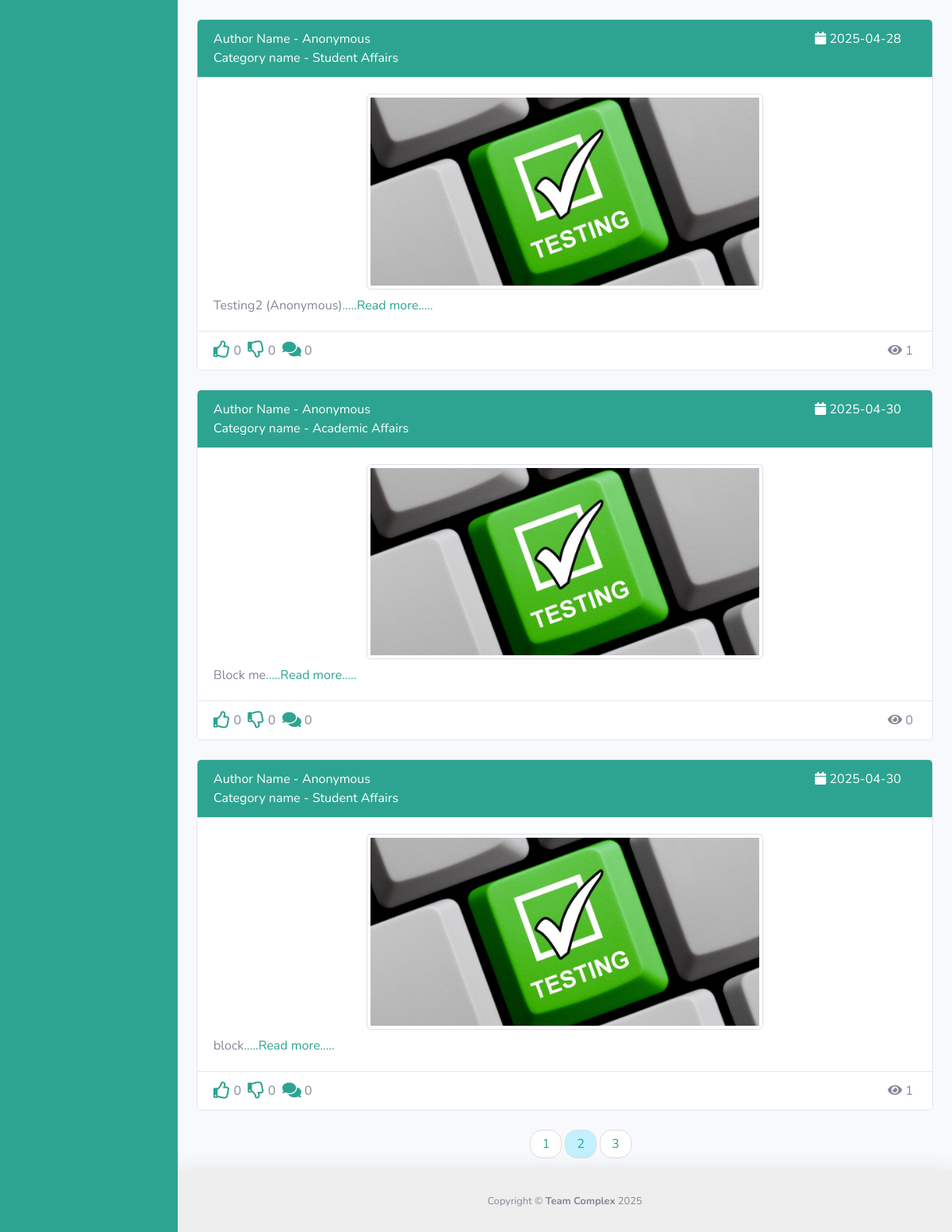
Page /admin/anonymous_ideas.php?page=2 (signed in, lower part) on the earlier database version.
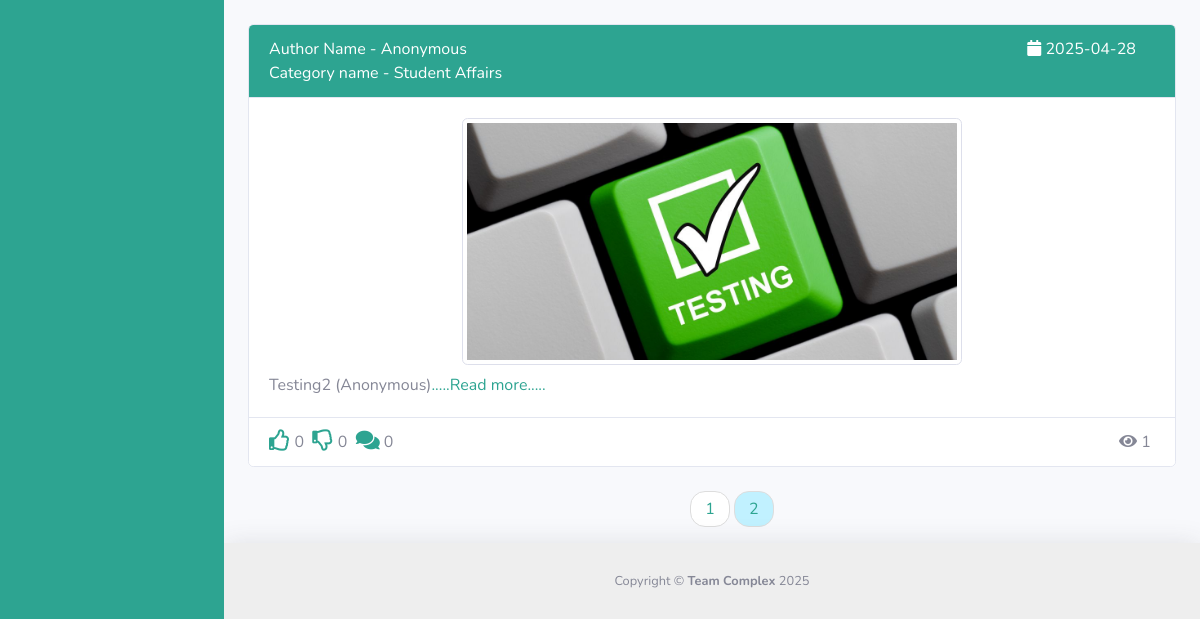
Same page on the later database version.
### tables this page shows
CREATE TABLE `ideas` (
  `idea_id` int NOT NULL AUTO_INCREMENT,
  `idea_checkbox` varchar(50) NOT NULL,
  `idea_content` text NOT NULL,
  `idea_attachment` varchar(255) NOT NULL,
  `user_id` int NOT NULL,
  `category_id` int NOT NULL,
  `academic_id` int NOT NULL,
  `idea_date` date NOT NULL,
  `idea_likes` int NOT NULL DEFAULT '0',
  `idea_dislikes` int NOT NULL DEFAULT '0',
  `idea_comment_count` int NOT NULL DEFAULT '0',
  `idea_view_count` int NOT NULL DEFAULT '0',
  `dept_id` int NOT NULL,
  PRIMARY KEY (`idea_id`),
  KEY `dept_id` (`dept_id`),
  KEY `academic_id` (`academic_id`),
  KEY `category_id` (`category_id`),
  KEY `user_id` (`user_id`),
  CONSTRAINT `ideas_ibfk_1` FOREIGN KEY (`dept_id`) REFERENCES `department` (`dept_id`) ON DELETE CASCADE ON UPDATE CASCADE,
  CONSTRAINT `ideas_ibfk_2` FOREIGN KEY (`academic_id`) REFERENCES `academic_year` (`academic_id`) ON DELETE CASCADE ON UPDATE CASCADE,
  CONSTRAINT `ideas_ibfk_3` FOREIGN KEY (`category_id`) REFERENCES `category` (`category_id`) ON DELETE CASCADE ON UPDATE CASCADE,
  CONSTRAINT `ideas_ibfk_4` FOREIGN KEY (`user_id`) REFERENCES `users` (`user_id`) ON DELETE CASCADE ON UPDATE CASCADE
);

CREATE TABLE `category` (
  `category_id` int NOT NULL AUTO_INCREMENT,
  `category_name` varchar(255) NOT NULL,
  PRIMARY KEY (`category_id`)
);

### admin/anonymous_ideas.php (the view, shortened to what this page needs)
<?php include "include/header.php"; ?>
<body id="page-top">
<div id="wrapper">
    <?php include "include/sidebar.php"; ?>
    <div id="content-wrapper" class="d-flex flex-column">
        <div id="content">
            <div class="container-fluid" >
                <div>
                    <?php
                    if (isset($_SESSION)){
                        $session_user_id  =  $_SESSION['user_id'];
                    }
                    ?>
                    <?php
                    $per_page  =  5;
                    if (isset($_GET['page'])) {
                        $page  =  $_GET['page'];
                    }
                    else{
                        $page = "";
                    }
                    if($page == "" || $page == 1){
                        $page_1= 0;
                    }
                    else{
                        $page_1=($page * $per_page) - $per_page;
                    }
                    $post_query_count =  "SELECT idea_id FROM ideas WHERE idea_checkbox='anonymous'";
                    $find_count       =  mysqli_query($connection, $post_query_count);
                    $count            =  mysqli_num_rows($find_count);
                    if($count < 1){
                        echo "<h1 class='text-center'>No Ideas available</h1>";
                    } else {
                        $count        =  ceil($count / $per_page);
                        $ideas_query  =  "SELECT * FROM ideas WHERE idea_checkbox='anonymous' LIMIT $page_1, $per_page";
                        $select_post  =  mysqli_query($connection, $ideas_query);
                        while ($row = mysqli_fetch_assoc($select_post)) {
                            $idea_id            =  $row['idea_id'];
                            $user_idea_id       =  $row['user_id'];
                            $idea_checkbox      =  $row['idea_checkbox'];
                            $idea_date          =  $row['idea_date'];
                            $idea_view_count    =  $row['idea_view_count'];
                            $idea_attachment    =  $row['idea_attachment'];
                            $idea_content       =  substr($row['idea_content'],0,100);
                            $idea_category_id   =  $row['category_id'];
                            $idea_likes         =  $row['idea_likes'];
                            $idea_dislikes      =  $row['idea_dislikes'];
                            $idea_comment_count =  $row['idea_comment_count'];
                            ?>
                            <div class="card">
                                <div class="card-header text-white" style="background-color: #2DA491;">
                                    <div class="row">
                                        <div class="col-lg-10 col-md-8 col-sm">
                                            <?php
                                            if ($idea_checkbox == 'anonymous') {
                                                echo " Author Name -" . " Anonymous";
                                            }
                                            else{
                                                $user_query  =  "SELECT * FROM users WHERE user_id = $user_idea_id";
                                                $select_user =  mysqli_query($connection, $user_query);
                                                while ($row = mysqli_fetch_assoc($select_user)) {
                                                    echo " Author Name -" . $username = $row['username'];
                                                }
                                            }
                                            ?>
                                        </div>
                                        <div class="col-lg-2 col-md-4 col-sm"><i class="fas fa-calendar"></i> <?php echo $idea_date; ?> </div>
                                    </div>
                                    <div class="row">
                                        <div class="col">
                                            <?php
                                            $category_query        =  "SELECT * FROM category WHERE category_id = $idea_category_id ";
                                            $select_category_query =  mysqli_query($connection, $category_query);
                                            while ($row = mysqli_fetch_assoc($select_category_query)) {
                                                echo "Category name - " . $row['category_name'];
                                            }
                                            ?>
                                        </div>
                                    </div>
                                </div>
                                <br>
                                <div class="card-body">
                                    <a href="show_idea_detail.php?i_id=<?php echo $idea_id; ?>">
                                        <?php
                                        if($idea_attachment == ""){
                                            echo "<center> <h4>Photo is not included</h4> </center>";
                                        }
                                        else { ?>
                                            <img  width="500px" height="400px" class="img-fluid img-thumbnail rounded mt-n4 mx-auto d-block" src="../images/<?php echo $idea_attachment ?>" alt="">
                                        <?php }
                                        ?>
                                    </a>
                                    <p class="card-text mt-2"> <?php echo $idea_content; ?><a href="show_idea_detail.php?i_id=<?php echo $idea_id; ?>">.....Read more.....</a> </p>
                                </div>
                                <div class="card-footer" style="background-color: #ffffff;">
                                    <?php
                                    $select_rating    =  mysqli_query($connection, "SELECT * FROM rating_info WHERE user_id = $session_user_id AND idea_id = $idea_id ");
                                    $rating_row       =  mysqli_fetch_array($select_rating);
                                    $rating_num_rows  =  mysqli_num_rows($select_rating);
                                    if ($rating_num_rows>0 && $rating_row['rating'] == 'Like')
                                    {?>
                                        <a class="like" href="" onclick="like_function('<?php echo $idea_id ?>') "><span class="fas fa-thumbs-up fa-lg"></span></a>
                                        <?php echo $idea_likes; ?>&nbsp;
                                        <a class="unlike" href="" onclick="unlike_function('<?php echo $idea_id ?>')"><span class="far fa-thumbs-down fa-lg"></span></a>
                                        <?php echo $idea_dislikes; ?>
                                        <?php
                                    }
                                    else
                                    {
                                        ?>
                                        <a class="like" href="" onclick="like_function('<?php echo $idea_id ?>') "><span class="far fa-thumbs-up fa-lg"></span></a>
                                        <?php echo $idea_likes; ?>&nbsp;
                                        <a class="unlike" href="" onclick="unlike_function('<?php echo $idea_id ?>')"><span class="far fa-thumbs-down fa-lg"></span></a>
                                        <?php echo $idea_dislikes; ?>
                                        <?php
                                    }
                                    ?>
                                    <a href="show_idea_detail.php?i_id=<?php echo $idea_id; ?>">
                                        &nbsp;<i class="fas fa-comments fa-lg"></i>
                                    </a>
                                    <?php echo $idea_comment_count ?>
                                    <div class="float-right">
                                        <i class="fas fa-eye"></i>&nbsp;<?php echo  $idea_view_count; ?>&nbsp;
                                    </div>
                                </div>
                            </div>
                            <br>
                            <?php
                        } }
                    ?>
                    <center>
                        <ul class="pager" >
                            <?php
                            for ($i=1; $i <= $count ; $i++) {
                                if($i == $page){
                                    echo "<li><a class='active_link' href='anonymous_ideas.php?page=$i'>$i</a></li> ";
                                }
                                else{
                                    echo "<li><a href='anonymous_ideas.php?page=$i'>$i</a></li> ";
                                }
                            }
                            ?>
                        </ul>
                    </center>
                </div>
            </div>
        </div>
        <?php include "include/footer.php"; ?>

### admin/include/header.php (shortened to what this page needs)
<!DOCTYPE html>
<html lang="en">
<head>
    <link href="../vendor/fontawesome-free/css/all.min.css" rel="stylesheet" type="text/css">
    <link href="../css/admin.min.css" rel="stylesheet">
</head>

### admin/include/sidebar.php (shortened to what this page needs)
<ul class="navbar-nav  sidebar sidebar-dark accordion" id="accordionSidebar" style="background-color: #2DA491;">
        </ul>

### admin/include/footer.php (shortened to what this page needs)
            <footer class="sticky-footer shadow" style="background-color: #EEEEEE;">
                <div class="container my-auto">
                    <div class="copyright text-center my-auto">
                        <span>Copyright &copy; <b>Team Complex</b> 2025</span>
                    </div>
                </div>
            </footer>
        </div>
    </div>
</body>
</html>

### admin/anonymous_ideas.php (style rules this page uses)
.pager li { display:inline }
.pager li>a, .pager li>span { display:inline-block;padding:5px 14px;background-color:#fff;border:1px solid #ddd;border-radius:15px }
.pager li .active_link { background: #C1F1FF !important; }

Differences in the rows shown:
removed ideas: idea_checkbox "Author Name -", idea_date "2025-04-30", idea_attachment (picture), idea_content "Block me", idea_likes "0", idea_dislikes "0", idea_comment_count "0", idea_view_count "0"
no longer on this page (row unchanged): category: category_name "Academic Affairs", shown under "2025-04-30"
removed ideas: idea_checkbox "Author Name -", idea_date "2025-04-30", idea_attachment (picture), idea_content "block", idea_likes "0", idea_dislikes "0", idea_comment_count "0", idea_view_count "1", category (category_name "Student Affairs")
Other differences:
list line gone: "3"
